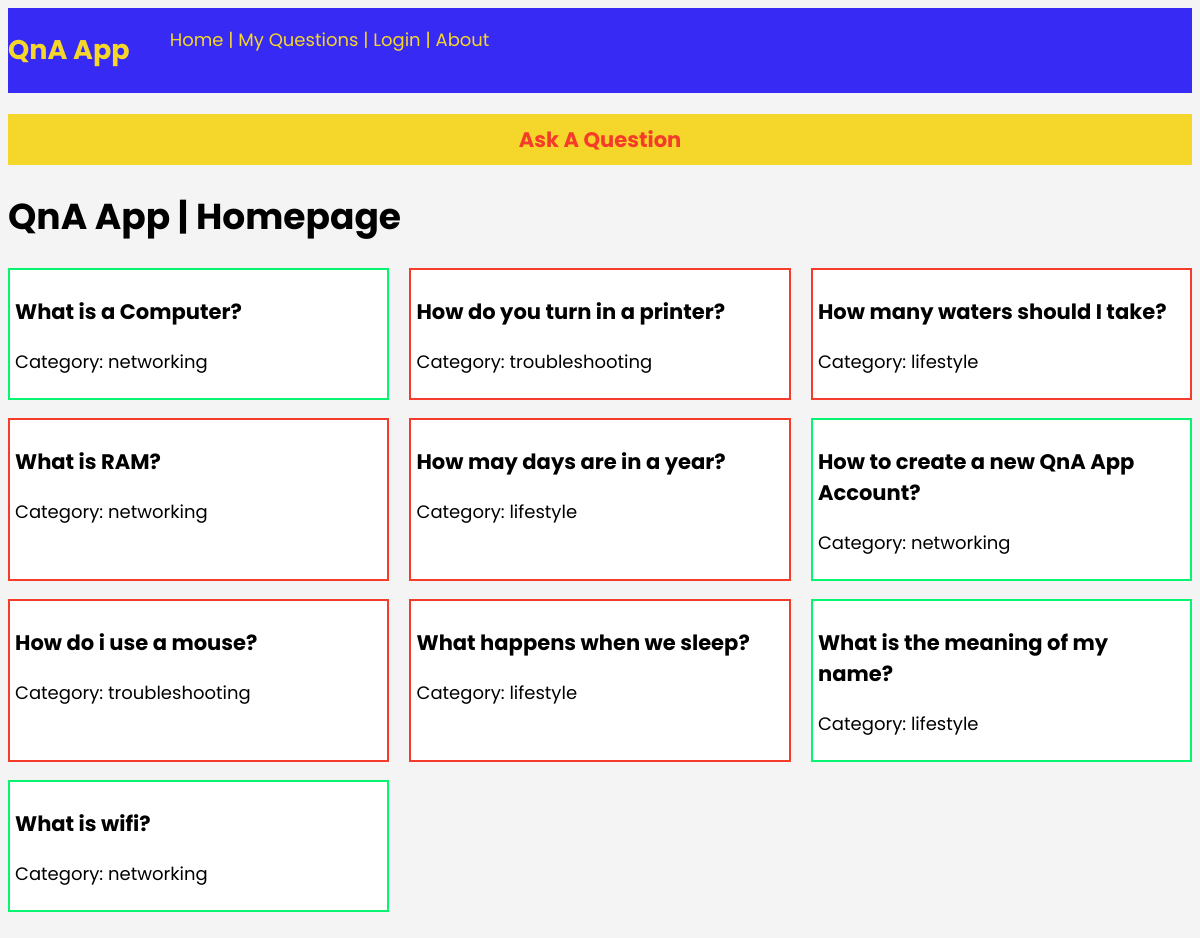
The page / on the database its author committed.
### models.py (models this page shows)
class Question(db.Model):
    id = db.Column(db.Integer, primary_key = True)
    question_text = db.Column(db.Text, nullable = False)
    category = db.Column(db.String(20), nullable = False)
    asked_by_id = db.Column(db.Integer, db.ForeignKey('user.id'))
    answers_to_question = db.relationship(
        'Answer',
        foreign_keys = 'Answer.for_question_id',
        backref='the_question',
        lazy=True
    )

### app.py (the view)
@app.route('/')
def index():
    questions_dict = Question.query.all()
    return render_template('index.html',
                           questions_dict=questions_dict
                           )

### templates/index.html
{% extends "base.html" %} {% block content %}
<h1>QnA App | Homepage</h1>
<div class="container">
  {% for question in questions_dict %}
  {% if question.answers_to_question %}
  <div class="question-answered">
    <a href="{{url_for('view',question_id = question.id)}}">
      <h3>{{ question.question_text }}</h3>
      <p>Category: {{ question.category }}</p>
    </a>
  </div>
  {% else %}
  <div class="question">
    <a href="{{url_for('view',question_id = question.id)}}">
      <h3>{{ question.question_text }}</h3>
      <p>Category: {{ question.category }}</p>
    </a>
  </div>
  {% endif %} {% endfor %}
</div>
{% endblock %}

### templates/base.html (shortened to what this page needs)
<!DOCTYPE html>
<html lang="en">
  <head>
    <link
      rel="stylesheet"
      href="{{ url_for('static', filename='css/style.css') }}"
    />
  </head>
  <body>
    <header>
      <nav id="main-navbar">
        <h1>QnA App</h1>
        <ul>
          <li><a href="{{ url_for('index') }}">Home </a></li>
          <li>|</li>
          <li><a href="{{ url_for('myquestions') }}">My Questions</a></li>
          <li>|</li>
          {% if current_user.is_authenticated %}
          <li><a href="{{ url_for('logout') }}">Logout</a></li>
          {% else %}
          <li><a href="{{ url_for('login') }}">Login</a></li>
          {% endif %}
          <li>|</li>
          <li><a href="{{ url_for('about') }}">About</a></li>
        </ul>
      </nav>
    </header>
    <section id="ask-question">
      <center>
        <h3><a href="{{ url_for('ask') }}"> Ask A Question</a></h3>
      </center>
    </section>
    {% block content %} {% endblock %}
  </body>
</html>

### static/css/style.css (style rules this page uses)
body { background-color: #f4f4f4; font-family: "Poppins", sans-serif; font-size: 18px; }
.container { display: flex; flex-wrap: wrap; justify-content: space-between; }
.container div { flex-basis: 31%; background-color: white; padding: 5px; margin-bottom: 1em; }
#main-navbar { background-color: #372af5; color: #f5d62a; display: flex; }
#main-navbar li { list-style: none; display: inline; }
#main-navbar a { text-decoration: none; color: #f5d62a; }
#ask-question h3 { background-color: #f5d62a; padding-top: 10px; padding-bottom: 10px; }
#ask-question a { text-decoration: none; color: #f53b2a; }
.question { border: 2px #f53b2a solid; }
.question a { text-decoration: none; color: black; }
.question-answered { border: 2px #05f571 solid; }
.question-answered a { text-decoration: none; color: black; }

### rows shown on the page
Question: question_text "What is a Computer?", category "networking"
Question: question_text "How do you turn in a printer?", category "troubleshooting"
Question: question_text "How many waters should I take?", category "lifestyle"
Question: question_text "What is RAM?", category "networking"
Question: question_text "How may days are in a year?", category "lifestyle"
Question: question_text "How to create a new QnA App Account?", category "networking"
Question: question_text "How do i use a mouse?", category "troubleshooting"
Question: question_text "What happens when we sleep?", category "lifestyle"
Question: question_text "What is the meaning of my name?", category "lifestyle"
Question: question_text "What is wifi?", category "networking"
